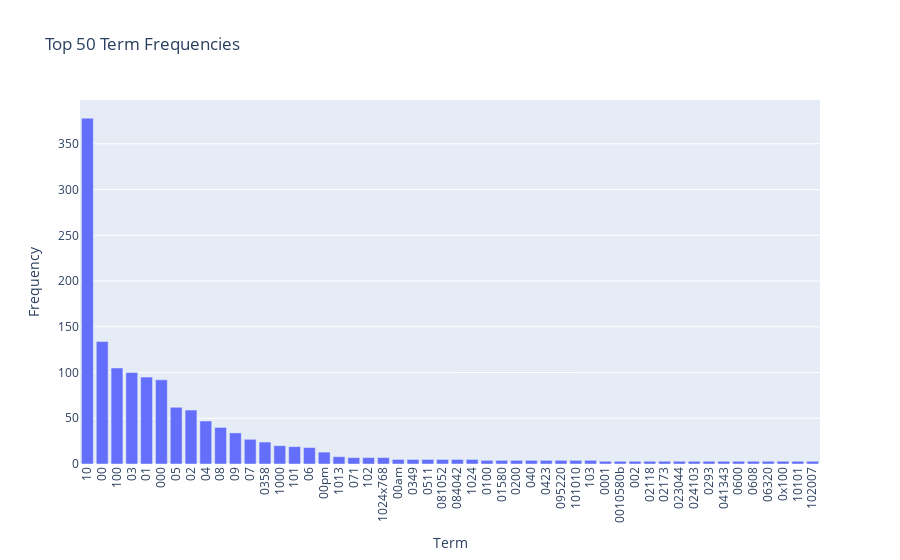

The notebook cell this image was saved under:
### Markdown cell above
### >>> **Exercise 13 (take home):** 
The chart above only contains 300 vocabulary in the documents, and it's already computationally intensive to both compute and visualize. Can you efficiently reduce the number of terms you want to visualize as an exercise.

### Code cell
# only shows high frequency words
import plotly.express as px
import pandas as pd

# 設定要顯示的詞語數量
num_terms_to_show = 50

# 生成 DataFrame，並按照詞頻降序排列，僅選取前 num_terms_to_show 個詞
data = pd.DataFrame({
    'Term': count_vect.get_feature_names_out()[:300],
    'Frequency': term_frequencies[:300]
}).nlargest(num_terms_to_show, 'Frequency')  # 取前 50 個高頻詞

# 使用 Plotly 繪製互動式條形圖
fig = px.bar(data, x='Term', y='Frequency', title=f'Top {num_terms_to_show} Term Frequencies')
fig.update_layout(xaxis_tickangle=-90)  # 旋轉 x 軸標籤
fig.show()

### Figure 1 — Plotly figure (JSON) as saved in the notebook; plotly's stock layout.template omitted (floating-point values rounded to 4 significant figures)
{"data": [{"alignmentgroup": "True", "hovertemplate": "Term=%{x}<br>Frequency=%{y}<extra></extra>", "legendgroup": "", "marker": {"color": "#636efa", "pattern": {"shape": ""}}, "name": "", "offsetgroup": "", "orientation": "v", "showlegend": false, "textposition": "auto", "type": "bar", "x": ["10", "00", "100", "03", "01", "000", "05", "02", "04", "08", "09", "07", "0358", "1000", "101", "06", "00pm", "1013", "071", "102", "1024x768", "00am", "0349", "0511", "081052", "084042", "1024", "0100", "01580", "0200", "040", "0423", "095220", "101010", "103", "0001", "0010580b", "002", "02118", "02173", "023044", "024103", "0293", "041343", "0600", "0608", "06320", "0x100", "10101", "102007"], "xaxis": "x", "y": [378, 134, 105, 100, 95, 92, 62, 59, 47, 40, 34, 27, 24, 20, 19, 18, 13, 8, 7, 7, 7, 5, 5, 5, 5, 5, 5, 4, 4, 4, 4, 4, 4, 4, 4, 3, 3, 3, 3, 3, 3, 3, 3, 3, 3, 3, 3, 3, 3, 3], "yaxis": "y"}], "layout": {"barmode": "relative", "legend": {"tracegroupgap": 0}, "title": {"text": "Top 50 Term Frequencies"}, "xaxis": {"anchor": "y", "domain": [0, 1], "tickangle": -90, "title": {"text": "Term"}}, "yaxis": {"anchor": "x", "domain": [0, 1], "title": {"text": "Frequency"}}}}
